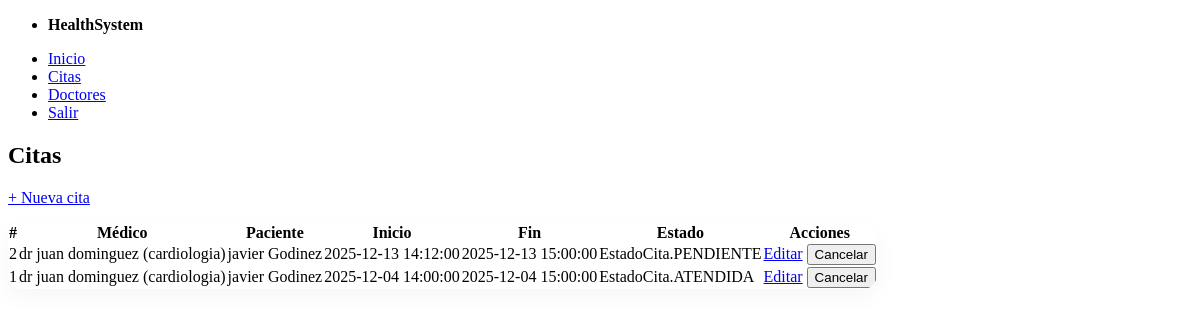
/citas (signed in), run on an earlier commit of the app's database.
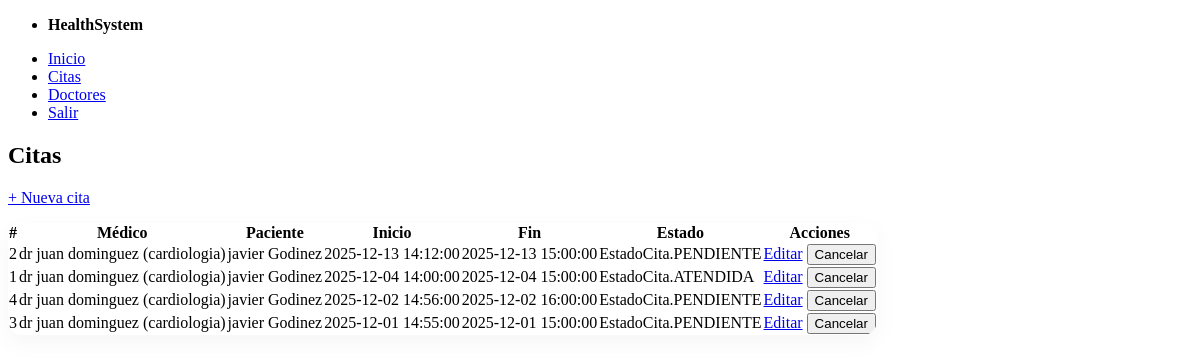
And on a later commit of the database.
### models.py (models this page shows, shortened)
class Cita(Base):
    __tablename__ = "citas"
    id = Column(Integer, primary_key=True)
    medico_id = Column(Integer, ForeignKey("medicos.id"), nullable=False, index=True)
    paciente_id = Column(Integer, ForeignKey("usuarios.id"), nullable=False, index=True)
    start_at = Column(DateTime, nullable=False, index=True)
    end_at = Column(DateTime, nullable=False, index=True)
    estado = Column(SAEnum(EstadoCita), default=EstadoCita.PENDIENTE, nullable=False)
    notas = Column(String, nullable=True)
    medico = relationship("Medico", back_populates="citas")
    paciente = relationship("Usuario")

class Usuario(Base, UserMixin):
    __tablename__ = "usuarios"
    id = Column(Integer, primary_key=True)
    nombre = Column(String, nullable=False)
    apellido = Column(String, nullable=False)
    email = Column(String, unique=True, index=True, nullable=False)
    password_hash = Column(String, nullable=False)
    tipo = Column(SAEnum(TipoUsuario), default=TipoUsuario.PACIENTE, nullable=False)
    medico = relationship("Medico", back_populates="usuario", uselist=False)
    expediente = relationship("Expediente", back_populates="paciente", uselist=False)

class Medico(Base):
    __tablename__ = "medicos"
    id = Column(Integer, primary_key=True)
    usuario_id = Column(Integer, ForeignKey("usuarios.id"), nullable=False, unique=True)
    especialidad = Column(String, nullable=False)
    usuario = relationship("Usuario", back_populates="medico")
    citas = relationship("Cita", back_populates="medico")

### app.py (the view)
@app.route("/citas")
@login_required
def citas_list():
    with get_db() as db:
        medico = None
        if current_user.tipo == TipoUsuario.MEDICO:
            medico = db.query(Medico).filter(Medico.usuario_id == current_user.id).first()
        base_query = db.query(Cita).options(
            joinedload(Cita.medico).joinedload(Medico.usuario),
            joinedload(Cita.paciente),
        )
        if current_user.tipo == TipoUsuario.MEDICO and medico:
            citas = base_query.filter(Cita.medico_id == medico.id).order_by(Cita.start_at.desc()).all()
        elif current_user.tipo == TipoUsuario.PACIENTE:
            citas = base_query.filter(Cita.paciente_id == current_user.id).order_by(Cita.start_at.desc()).all()
        else:
            citas = base_query.order_by(Cita.start_at.desc()).all()
        medicos = db.query(Medico).options(joinedload(Medico.usuario)).all()
    return render_template("appointments_list.html", citas=citas, medicos=medicos, EstadoCita=EstadoCita)

### app.py (called while the page is built)
@contextmanager
def get_db():
    db = SessionLocal()
    try:
        yield db
        db.commit()
    except Exception:
        db.rollback()
        raise
    finally:
        db.close()

@login_manager.user_loader
def load_user(user_id):
    with get_db() as db:
        return db.get(Usuario, int(user_id))

### templates/appointments_list.html (shortened to what this page needs)
{% extends "_layout.html" %}
{% block content %}
<h2>Citas</h2>
<p><a href="{{ url_for('citas_new') }}">+ Nueva cita</a></p>
<table>
<thead>
<tr>
<th>#</th>
<th>Médico</th>
<th>Paciente</th>
<th>Inicio</th>
<th>Fin</th>
<th>Estado</th>
<th>Acciones</th>
</tr>
</thead>
<tbody>
{% for c in citas %}
<tr>
<td>{{ c.id }}</td>
<td>{{ c.medico.usuario.nombre }} {{ c.medico.usuario.apellido }} ({{ c.medico.especialidad }})</td>
<td>{{ c.paciente.nombre }} {{ c.paciente.apellido }}</td>
<td>{{ c.start_at }}</td>
<td>{{ c.end_at }}</td>
<td>{{ c.estado }}</td>
<td>
<a href="{{ url_for('citas_edit', cita_id=c.id) }}">Editar</a>
{% if c.estado != EstadoCita.CANCELADA %}
<form action="{{ url_for('citas_cancel', cita_id=c.id) }}" method="post" style="display:inline">
<button type="submit">Cancelar</button>
</form>
{% endif %}
</td>
</tr>
{% endfor %}
</tbody>
</table>
{% endblock %}

### templates/_layout.html (shortened to what this page needs)
<!doctype html>
<html>
<head>
  <link rel="stylesheet" href="https://cdn.jsdelivr.net/npm/@picocss/pico@2/css/pico.min.css">
</head>
<body>
  <nav class="container">
    <ul>
      <li><strong>HealthSystem</strong></li>
    </ul>
    <ul>
      {% if current_user.is_authenticated %}
        <li><a href="{{ url_for('dashboard') }}">Inicio</a></li>
        <li><a href="{{ url_for('citas_list') }}">Citas</a></li>
        {% if current_user.tipo == 'ADMIN' or current_user.tipo == 'MEDICO' %}
          <li><a href="{{ url_for('doctores_list') }}">Doctores</a></li>
        {% endif %}
        <li><a href="{{ url_for('logout') }}">Salir</a></li>
      {% else %}
        <li><a href="{{ url_for('login') }}">Entrar</a></li>
        <li><a href="{{ url_for('register') }}">Registro</a></li>
      {% endif %}
    </ul>
  </nav>
  <main class="container">
    {% block content %}{% endblock %}
  </main>
</body>
</html>

### templates/_layout.html (style rules this page uses)
table { border-collapse: separate; border-spacing: 0; overflow: hidden; border-radius: 14px; box-shadow: 0 8px 24px rgba(0,0,0,.04); }
thead th { background: var(--muted-border-color); }

What changed in the data, as far as the page shows it:
added Cita: id "4", medico.usuario.nombre "dr juan", medico.usuario.apellido "dominguez", medico.especialidad "cardiologia", paciente.nombre "javier", paciente.apellido "Godinez", start_at "2025-12-02 14:56:00", end_at "2025-12-02 16:00:00", estado "EstadoCita.PENDIENTE"
added Cita: id "3", medico.usuario.nombre "dr juan", medico.usuario.apellido "dominguez", medico.especialidad "cardiologia", paciente.nombre "javier", paciente.apellido "Godinez", start_at "2025-12-01 14:55:00", end_at "2025-12-01 15:00:00", estado "EstadoCita.PENDIENTE"
